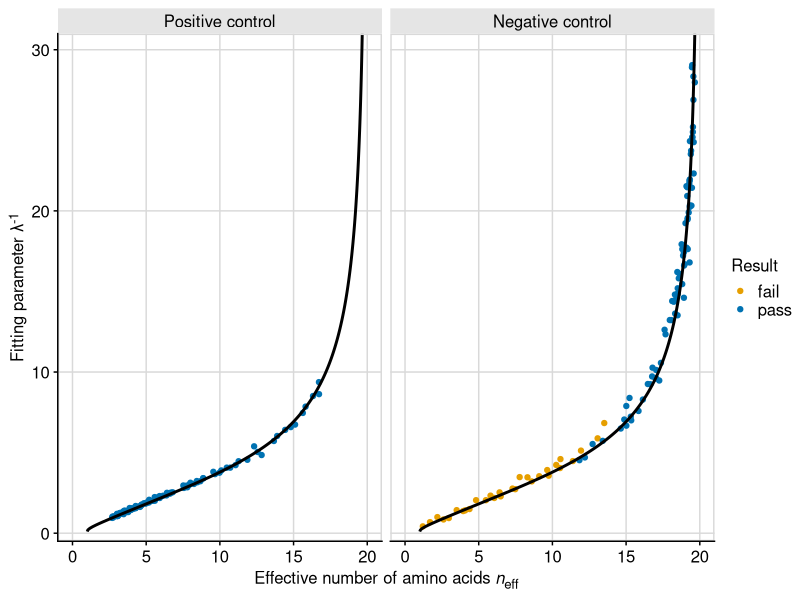

Generate this figure with R:
## ---- chunk 1
knitr::opts_chunk$set(echo = TRUE)
## ---- chunk 2
library(tidyverse)
library(stringr)
library(cowplot)
library(broom)
library(ggtext)
theme_set(theme_cowplot())

## ---- chunk 3
###### exponential ######
# generate data into tidy_align df
# correct method: multinomial with expo prob function
# p(k)=ce^(-lambda*k)
# rmultinom(1, 500, exp(-1*(0:19)))
# 1 site with 500 aa counts
# range of lambda to get range of eff n

# generate 110 values of lambda evenly spaced between 0.15 and 1
lambda_exp <- seq(0.10, 1, length.out = 110)

# function for multinomial sampling with exponential probability function
sample_null_exp <- function(lambda){
  
  # 1 site with 500 sequences
  null_site_exp <- t(rmultinom(1, 500, exp(-lambda*(0:19))))
  
}

# get count data for each lambda value
null_exp <- lapply(lambda_exp, sample_null_exp)

# convert list to dataframe
null_exp <- data.frame(matrix(unlist(null_exp), nrow=length(null_exp), byrow=T))

# recreate all_count df (site, aa, count)
null_exp %>% 
  mutate(site = seq(1:nrow(null_exp))) %>% 
  pivot_longer(-site, names_to = "aa", values_to = "count") -> all_count_exp

###### normal dist ######
# correct method: multinomial with normal prob function
# p(k)=ce^(-(k-10)^2/(sigma^2))
# range of sigman, range of neff
# 1 site with 500 aa counts

# generate 110 values of sigma evenly spaced between 0.5 and 15
sigma_nrm <- seq(0.5, 15, length.out = 110)

# function for multinomial sampling with normal probability function
sample_null_nrm <- function(sigma){
  
  # 1 site with 500 sequences
  null_site_nrm <- t(rmultinom(1, 500, exp(-1*((0:19)-10)^2/(sigma^2))))
  
}

# get count data for each sigma value
null_nrm <- lapply(sigma_nrm, sample_null_nrm)

# convert list to dataframe
null_nrm <- data.frame(matrix(unlist(null_nrm), nrow=length(null_nrm), byrow=T))

# recreate all_count df (site, aa, count)
null_nrm %>% 
  mutate(site = seq(1:nrow(null_nrm))) %>% 
  pivot_longer(-site, names_to = "aa", values_to = "count") -> all_count_nrm


## ---- chunk 4
# USING ONLY OBSERVED AA
# order aa by relative frequency
all_count_exp %>%
  arrange(all_count_exp$site, desc(count)) -> ordered_count_exp
all_count_nrm %>%
  arrange(all_count_nrm$site, desc(count)) -> ordered_count_nrm

# make the categorical variable (aa) numerical (k) by numbering aa's 1-20 in order of freq
ordered_count_exp %>%
  group_by(site) %>%
  mutate(k = as.numeric(0:19)) -> ordered_count_exp
ordered_count_nrm %>%
  group_by(site) %>%
  mutate(k = as.numeric(0:19)) -> ordered_count_nrm

# remove aa with zero values
ordered_count_exp %>%
  filter(count > 0) -> observed_aa_exp
ordered_count_nrm %>%
  filter(count > 0) -> observed_aa_nrm

# count relative to most frequent - rescale to 1 for highly conserved sites
observed_aa_exp %>%
  group_by(site) %>%
  mutate(rel_count = count/max(count)) -> observed_aa_exp
observed_aa_nrm %>%
  group_by(site) %>%
  mutate(rel_count = count/max(count)) -> observed_aa_nrm

# log-transformed data
observed_aa_exp %>%
  mutate(ln_count = log(rel_count)) -> observed_aa_exp 
observed_aa_nrm %>%
  mutate(ln_count = log(rel_count)) -> observed_aa_nrm 

# fit to a linear function, using map and BROOM 
# SET INTERCEPT TO 0
observed_aa_exp %>% 
  nest(data = c(aa, count, k, rel_count, ln_count)) %>%
  mutate(fit = map(data, ~ lm(ln_count ~ 0 + k, data = .)),
         #intercept = map_dbl(fit, ~ (.)$coefficients[1]),
         slope = map_dbl(fit, ~ (.)$coefficients[1])) %>% 
  select(-data, -fit) -> observed_fits_exp
observed_aa_nrm %>% 
  nest(data = c(aa, count, k, rel_count, ln_count)) %>%
  mutate(fit = map(data, ~ lm(ln_count ~ 0 + k, data = .)),
         #intercept = map_dbl(fit, ~ (.)$coefficients[1]),
         slope = map_dbl(fit, ~ (.)$coefficients[1])) %>% 
  select(-data, -fit) -> observed_fits_nrm

ordered_count_exp %>% 
  left_join(observed_fits_exp, by = "site") %>%
  mutate(est_dist = exp(k*slope)) -> ordered_count_exp
ordered_count_nrm %>% 
  left_join(observed_fits_nrm, by = "site") %>%
  mutate(est_dist = exp(k*slope)) -> ordered_count_nrm

# rescale to compare w raw count
ordered_count_exp %>%
  group_by(site) %>%
  mutate(est_rel = est_dist/sum(est_dist)) %>%
  mutate(est_count = sum(count)*est_rel) -> ordered_count_exp
ordered_count_nrm %>%
  group_by(site) %>%
  mutate(est_rel = est_dist/sum(est_dist)) %>%
  mutate(est_count = sum(count)*est_rel) -> ordered_count_nrm


## ---- chunk 5
# exponential
ordered_count_exp %>% 
  nest(data = c(aa, count, k, slope, est_dist, est_rel, est_count)) %>%
  mutate(chisq = map(data, ~ sum(((.$count - .$est_count)^2)/.$est_count)),
         p_value = map_dbl(chisq, ~ pchisq(., 18, lower.tail=FALSE))) %>% 
  select(-data) %>%
  mutate(p.adjusted = p.adjust(p_value, method= "fdr")) -> chisq_results_exp

chisq_results_exp %>%
  mutate(result = "pass") -> chisq_results_exp

chisq_results_exp$result[chisq_results_exp$p.adjusted < 0.05] <- "fail"

chisq_results_exp %>% filter(result == "fail") %>% nrow()/nrow(chisq_results_exp)

# normal
ordered_count_nrm %>% 
  nest(data = c(aa, count, k, slope, est_dist, est_rel, est_count)) %>%
  mutate(chisq = map(data, ~ sum(((.$count - .$est_count)^2)/.$est_count)),
         p_value = map_dbl(chisq, ~ pchisq(., 18, lower.tail=FALSE))) %>% 
  select(-data) %>%
  mutate(p.adjusted = p.adjust(p_value, method= "fdr")) -> chisq_results_nrm

chisq_results_nrm %>%
  mutate(result = "pass") -> chisq_results_nrm

chisq_results_nrm$result[chisq_results_nrm$p.adjusted < 0.05] <- "fail"

chisq_results_nrm %>% filter(result == "fail") %>% nrow()/nrow(chisq_results_nrm)


## ---- chunk 6
# eff aa for actual distribution
observed_aa_exp %>%
  group_by(site) %>%
  mutate(frequency = (count)/sum(count)) -> site_aa_freq_exp
observed_aa_nrm %>%
  group_by(site) %>%
  mutate(frequency = (count)/sum(count)) -> site_aa_freq_nrm

site_aa_freq_exp %>% 
  mutate(flnf = frequency*log(frequency)) %>%
  group_by(site) %>% 
  summarize(entropy = -sum(flnf),
            eff_aa = exp(entropy),
            n = length(unique(aa))) -> eff_aa_all_exp
site_aa_freq_nrm %>% 
  mutate(flnf = frequency*log(frequency)) %>%
  group_by(site) %>% 
  summarize(entropy = -sum(flnf),
            eff_aa = exp(entropy),
            n = length(unique(aa))) -> eff_aa_all_nrm

# eff aa for estimated distribution
ordered_count_exp %>% 
  group_by(site) %>%
  mutate(freq = (est_count)/sum(est_count)) -> site_aa_freq_2_exp
site_aa_freq_2_exp %>% 
  mutate(flnf = freq*log(freq)) %>%
  group_by(site) %>%
  summarize(entr = -sum(flnf),
            eff_aa_est = exp(entr)) -> eff_aa_all_est_exp
ordered_count_nrm %>% 
  group_by(site) %>%
  mutate(freq = (est_count)/sum(est_count)) -> site_aa_freq_2_nrm
site_aa_freq_2_nrm %>% 
  mutate(flnf = freq*log(freq)) %>%
  group_by(site) %>%
  summarize(entr = -sum(flnf),
            eff_aa_est = exp(entr)) -> eff_aa_all_est_nrm

left_join(eff_aa_all_exp, eff_aa_all_est_exp) -> compare_eff_aa_exp
left_join(eff_aa_all_nrm, eff_aa_all_est_nrm) -> compare_eff_aa_nrm

# ggplot(compare_eff_aa_nrm, aes(x=eff_aa, y=eff_aa_est)) + 
#   geom_point() +
#   geom_abline(slope = 1, intercept = 0) + 
#   #xlim(0,16) + 
#   #ylim(0,16) + 
#   labs(title = "Null model linear fit", x = "eff_aa actual", y = "eff_aa fit")

## ---- chunk 7
observed_fits_exp %>%
  left_join(eff_aa_all_exp) %>% 
  select(site, slope, eff_aa)-> gam_v_effaa_exp
observed_fits_nrm %>%
  left_join(eff_aa_all_nrm) %>% 
  select(site, slope, eff_aa)-> gam_v_effaa_nrm

gam_v_effaa_exp %>%
  left_join(chisq_results_exp) %>% 
  select(site, slope, eff_aa, result) -> gam_v_effaa_exp
gam_v_effaa_nrm %>%
  left_join(chisq_results_nrm) %>% 
  select(site, slope, eff_aa, result) -> gam_v_effaa_nrm

# theoretical prediction
neff <- function(lambda_inv) {
  lambda <- 1/lambda_inv
  pi <- lambda*exp(-lambda*(0:19))
  C <- sum(pi)
  pi <- pi/C
  exp(-sum(pi*log(pi)))
}
#neff2(1/3)

df_theory <- data.frame(lambda_inv = (0:-100)/10, ne = vapply((0:-100)/10, 
                                                              neff, numeric(1)))
df_theory2 <- data.frame(lambda_inv = (0:-400)/10, ne = vapply((0:-400)/10, 
                                                              neff, numeric(1)))

gam_v_effaa_exp %>% 
  mutate(null = "Positive control") -> gam_v_effaa_exp
gam_v_effaa_nrm %>% 
  mutate(null = "Negative control") -> gam_v_effaa_nrm

full_join(gam_v_effaa_exp, gam_v_effaa_nrm, by = c("site", "slope", "eff_aa",
                                                   "result", "null")) -> gam_v_effaa

## ---- chunk 8
# reorder panels
gam_v_effaa$null <- factor(gam_v_effaa$null, 
                           levels = c("Positive control", "Negative control"))

ggplot(gam_v_effaa, 
       aes(x = eff_aa, 
           y = -1/slope)) + 
  geom_point(aes(color = result)) +
  geom_line(data = df_theory2, 
            aes(ne, -1*lambda_inv), 
            inherit.aes = FALSE, 
            size = 1) +
  facet_wrap(vars(null)) +
  labs(x = "Effective number of amino acids *n*<sub>eff</sub>", 
       y = "Fitting parameter &lambda;<sup>-1</sup>",
       color = "Result") +
  scale_color_manual(
    values = c("#E69F00", "#0072B2")
  ) +
  scale_y_continuous(limits = c(-0.5, 31), expand = c(0, 0)) +
  scale_x_continuous(limits = c(0, 20)) +
  theme_cowplot(12, rel_small = 1) +
  panel_border() +
  background_grid() +
  theme(legend.position = "right",
        axis.title.x = element_markdown(),
        axis.title.y = element_markdown(),
        strip.background = element_rect(fill = "gray90")) -> fig5

fig5

save_plot("figure5.png", fig5, ncol = 1, nrow = 1, base_height = 5,
          base_asp = 1.618, base_width = NULL)
